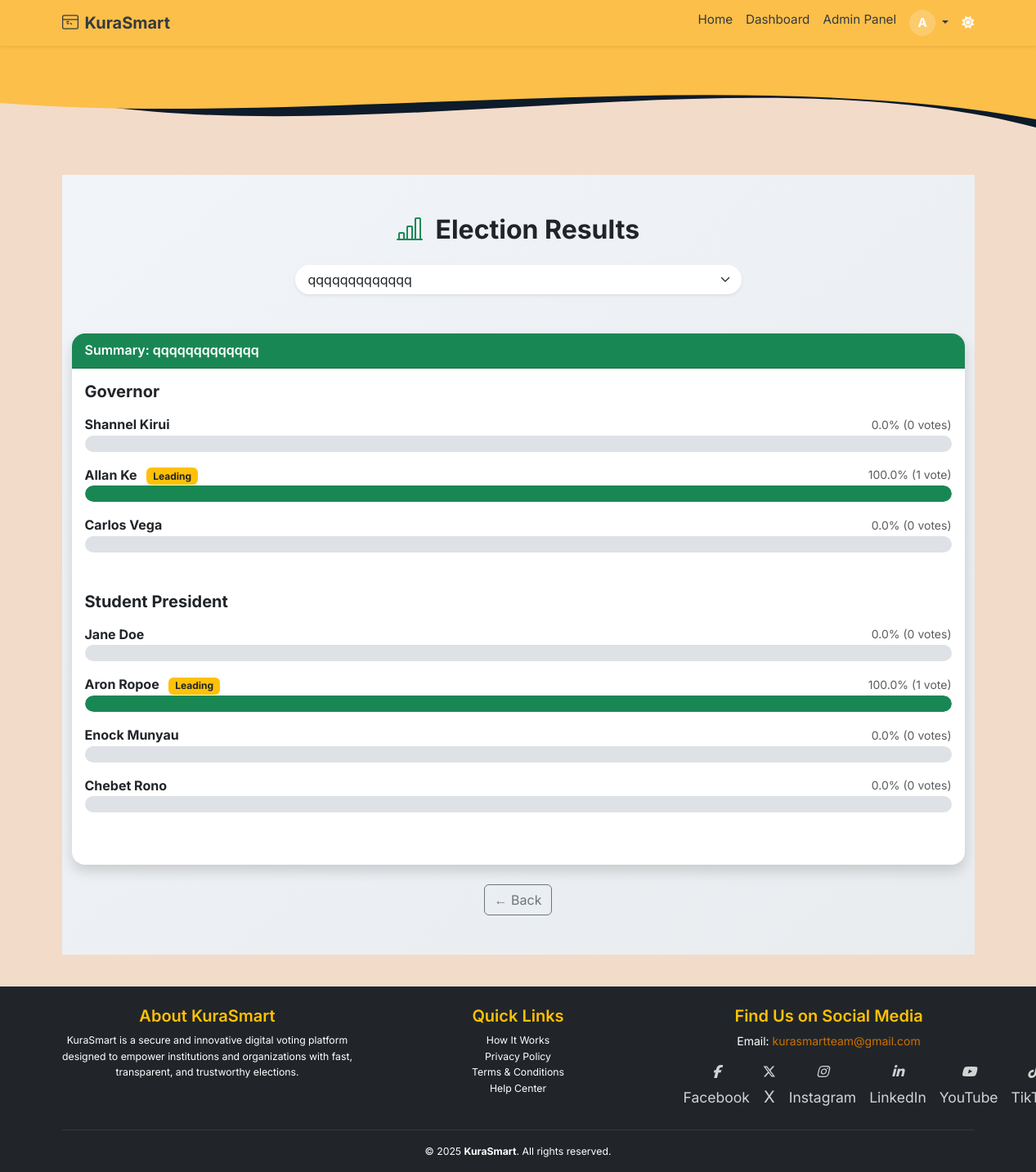
The app's page /admin/election-results (signed in) with its own data.
### app/models.py (models this page shows, shortened)
class User(db.Model, UserMixin):
    __tablename__ = 'users'
    id = db.Column(db.Integer, primary_key=True)
    email = db.Column(db.String(120), unique=True, nullable=False, index=True)
    full_name = db.Column(db.String(120), nullable=False)
    username = db.Column(db.String(80), unique=True, nullable=True)
    id_number = db.Column(db.String(20), unique=True, nullable=True)
    password_hash = db.Column(db.String(128), nullable=False)
    voting_type = db.Column(db.String(10), nullable=False, default="informal")
    national_id = db.Column(db.String(20), unique=True, nullable=True)
    dob = db.Column(db.Date, nullable=True)
    gender = db.Column(db.String(10), nullable=True)
    county = db.Column(db.String(100), nullable=True)
    sub_county = db.Column(db.String(100), nullable=True)
    division = db.Column(db.String(100), nullable=True)
    location = db.Column(db.String(100), nullable=True)
    sub_location = db.Column(db.String(100), nullable=True)
    profile_image = db.Column(db.String(255), nullable=True, default='profile_images/default-profile.png')
    is_verified = db.Column(db.Boolean, default=False, index=True)
    is_superadmin = db.Column(db.Boolean, default=False)
    role = db.Column(db.Enum(UserRole), default=UserRole.voter, nullable=False, index=True)
    created_at = db.Column(db.DateTime, default=datetime.utcnow)
    candidates = db.relationship('Candidate', back_populates='user', lazy='dynamic')
    verification_requests = db.relationship('VerificationRequest', back_populates='user', lazy='dynamic')
    votes = db.relationship('Vote', back_populates='voter', lazy='dynamic')

class Election(db.Model):
    __tablename__ = 'election'
    id = db.Column(db.Integer, primary_key=True)
    title = db.Column(db.String(255), nullable=False)
    description = db.Column(db.Text)
    start_date = db.Column(db.DateTime(timezone=True), nullable=False)
    end_date = db.Column(db.DateTime(timezone=True), nullable=False)
    is_active = db.Column(db.Boolean, default=True)
    status = db.Column(db.Enum(ElectionStatusEnum), nullable=False, default=ElectionStatusEnum.INACTIVE)
    created_at = db.Column(db.DateTime(timezone=True), default=lambda: datetime.now(ZoneInfo("UTC")))
    updated_at = db.Column(db.DateTime(timezone=True), onupdate=lambda: datetime.now(ZoneInfo("UTC")))
    deactivated_by = db.Column(db.Integer, db.ForeignKey('users.id'))
    candidates = db.relationship('Candidate', back_populates='election', lazy='select')
    positions = db.relationship('Position', back_populates='election', lazy='select', cascade="all, delete-orphan")
    votes = db.relationship('Vote', back_populates='election', lazy='select')

class Position(db.Model):
    __tablename__ = 'position'
    id = db.Column(db.Integer, primary_key=True)
    election_id = db.Column(db.Integer, db.ForeignKey('election.id', ondelete='CASCADE'), nullable=False)
    name = db.Column(db.String(100), nullable=False)
    created_at = db.Column(db.DateTime(timezone=True), default=datetime.utcnow, nullable=False)
    election = db.relationship('Election', back_populates='positions')
    candidates = db.relationship('Candidate', back_populates='position_rel', lazy='selectin', cascade="all, delete-orphan")
    votes = db.relationship('Vote', back_populates='position', lazy='dynamic', cascade="all, delete-orphan")

class Candidate(db.Model):
    __tablename__ = 'candidate'
    id = db.Column(db.Integer, primary_key=True)
    user_id = db.Column(db.Integer, db.ForeignKey('users.id'), nullable=False)
    election_id = db.Column(db.Integer, db.ForeignKey('election.id'), nullable=False)
    position_id = db.Column(db.Integer, db.ForeignKey('position.id'), nullable=False)
    full_name = db.Column(db.String(100), nullable=False)
    profile_photo = db.Column(db.String(255))
    party_name = db.Column(db.String(100))
    position = db.Column(db.String(100), nullable=True)
    description = db.Column(db.Text)
    manifesto = db.Column(db.Text)
    approved = db.Column(db.Boolean, default=False)
    created_at = db.Column(db.DateTime, default=datetime.utcnow)
    user = db.relationship('User', back_populates='candidates')
    election = db.relationship('Election', back_populates='candidates')
    position_rel = db.relationship('Position', back_populates='candidates')
    votes = db.relationship('Vote', back_populates='candidate', lazy='dynamic')

### app/routes/web_auth.py (the view)
@admin_web_bp.route('/election-results')
@login_required
def election_results():
    try:
        elections = Election.query.order_by(Election.title).all()
        if not elections:
            flash("No elections available.", "warning")
            return redirect(url_for("admin_web.manage_elections"))
        election_id = request.args.get("election_id", type=int)
        selected = (
            Election.query.options(
                joinedload(Election.positions).joinedload(Position.candidates)
            )
            .filter_by(id=election_id)
            .first() if election_id else elections[0]
        )
        if not selected:
            flash("Selected election not found.", "danger")
            return redirect(url_for("admin_web.election_results"))
        votes = Vote.query.filter_by(election_id=selected.id).all()
        vote_counts = defaultdict(int)
        for vote in votes:
            vote_counts[vote.candidate_id] += 1
        for position in selected.positions:
            for candidate in position.candidates:
                candidate._vote_count = vote_counts.get(candidate.id, 0)
                candidate.vote_count = lambda c=candidate: c._vote_count  # Bind vote_count method
            position.total_votes = lambda pos=position: sum(c._vote_count for c in pos.candidates)
            position.leading_candidate = lambda pos=position: max(pos.candidates, key=lambda c: c._vote_count, default=None)
        return render_template(
            'admin/election_results.html',
            elections=elections,
            selected_election=selected
        )
    except Exception as e:
        flash(f"Error fetching election results: {e}", "danger")
        return redirect(url_for("admin_web.manage_elections"))

### app/templates/admin/election_results.html (shortened to what this page needs)
{% extends "base.html" %}
{% block content %}
<div class="admin-dashboard-background py-5">
  <div class="container" data-aos="fade-up">
    <h2 class="mb-4 fw-bold text-center">
      <i class="bi bi-bar-chart-line me-2 text-success"></i> Election Results
    </h2>
    <form method="GET" class="mb-5 text-center" data-aos="zoom-in">
      <div class="input-group w-50 mx-auto shadow-sm rounded-pill overflow-hidden">
        <select class="form-select border-0 ps-3" name="election_id" onchange="this.form.submit()" required>
          {% for election in elections %}
            <option value="{{ election.id }}" {% if election.id == selected_election.id %}selected{% endif %}>
              {{ election.title }}
            </option>
          {% endfor %}
        </select>
      </div>
    </form>
    {% if selected_election %}
    <div class="card shadow border-0 rounded-4 mb-4" data-aos="fade-up" data-aos-delay="100">
      <div class="card-header bg-success text-white fw-semibold rounded-top-4">
        Summary: {{ selected_election.title }}
      </div>
      <div class="card-body">
        {% if not selected_election.positions %}
          <p class="text-center text-muted">No positions or candidates found for this election.</p>
        {% else %}
          {% for position in selected_election.positions %}
            <div class="mb-5" data-aos="fade-up" data-aos-delay="{{ loop.index * 100 }}">
              <h5 class="mb-3 fw-bold">{{ position.name }}</h5>
              {% set total_votes = position.total_votes() %}
              {% set leading_candidate = position.leading_candidate() %}
              {% if position.candidates %}
                {% for candidate in position.candidates %}
                  {% set count = candidate.vote_count() %}
                  {% set percent = (count / total_votes * 100) if total_votes else 0 %}
                  <div class="mb-3">
                    <div class="d-flex justify-content-between align-items-center">
                      <strong class="text-dark">
                        {{ candidate.full_name }}
                        {% if leading_candidate and candidate.id == leading_candidate.id and total_votes > 0 %}
                          <span class="badge bg-warning text-dark ms-2">Leading</span>
                        {% endif %}
                      </strong>
                      <span class="text-muted small">
                        {{ percent | round(1) }}% ({{ count }} vote{{ 's' if count != 1 else '' }})
                      </span>
                    </div>
                    <div class="progress">
                      <div class="progress-bar
                          {% if candidate.id == leading_candidate.id and total_votes > 0 %}
                            bg-success
                          {% else %}
                            bg-secondary
                          {% endif %}"
                        role="progressbar"
                        style="width: {{ percent | round(1) }}%"
                        aria-valuenow="{{ percent | round(1) }}" aria-valuemin="0" aria-valuemax="100">
                      </div>
                    </div>
                  </div>
                {% endfor %}
              {% else %}
                <p class="text-muted">No candidates for this position.</p>
              {% endif %}
            </div>
          {% endfor %}
        {% endif %}
      </div>
    </div>
    {% endif %}
    <div class="text-center mt-4">
      <a href="{{ request.referrer or url_for('dashboard.dashboard_home') }}" class="btn btn-outline-secondary">
        ← Back
      </a>
    </div>
  </div>
</div>
{% endblock %}

### app/templates/base.html (shortened to what this page needs)
<!DOCTYPE html>
<html lang="en" data-bs-theme="auto">
<head>
  <link rel="stylesheet" href="https://cdn.jsdelivr.net/npm/bootstrap@5.3.3/dist/css/bootstrap.min.css">
  <link rel="stylesheet" href="https://cdnjs.cloudflare.com/ajax/libs/font-awesome/6.5.0/css/all.min.css"/>
  <link rel="stylesheet" href="https://cdn.jsdelivr.net/npm/aos@2.3.4/dist/aos.css">
  <link rel="stylesheet" href="https://cdn.jsdelivr.net/npm/bootstrap-icons@1.10.5/font/bootstrap-icons.css">
  <link rel="stylesheet" href="{{ url_for('static', filename='styles.css') }}">
</head>
<body class="text-dark d-flex flex-column min-vh-100">
  <nav class="navbar navbar-expand-lg sticky-top shadow-sm" style="background-color: #fcbf49;">
    <div class="container">
      <a class="navbar-brand fw-bold d-flex align-items-center gap-2" href="{{ url_for('main.index') }}">
        KuraSmart
      </a>
      <div class="collapse navbar-collapse" id="navCollapse">
        <ul class="navbar-nav ms-auto mb-2 mb-lg-0">
          <li class="nav-item">
            <a class="nav-link {% if request.endpoint == 'main.index' %}active{% endif %}" href="{{ url_for('main.index') }}">Home</a>
          </li>
          {% if current_user.is_authenticated %}
            <li class="nav-item">
              <a class="nav-link {% if request.endpoint in ['admin_web.dashboard'] %}active{% endif %}" href="{{ url_for('admin_web.dashboard') }}">
                Dashboard
              </a>
            </li>
            {% if current_user.is_super_admin or current_user.role == 'admin' %}
              <li class="nav-item">
                <a class="nav-link {% if request.endpoint == 'admin_web.dashboard' %}active{% endif %}" href="{{ url_for('admin_web.dashboard') }}">
                  Admin Panel
                </a>
              </li>
            {% endif %}
            <li class="nav-item dropdown">
              <a class="nav-link dropdown-toggle" href="#" id="userMenu" role="button" data-bs-toggle="dropdown" aria-expanded="false">
                <div class="nav-profile-wrapper">
                  <div class="profile-initial bg10">
                    {{ current_user.full_name[0]|upper }}
                  </div>
                </div>
              </a>
            </li>
          {% endif %}
        </ul>
        <span id="theme-toggle" class="text-light ms-2" title="Toggle theme" style="cursor: pointer;">
          <i class="fas fa-moon"></i>
        </span>
      </div>
    </div>
  </nav>
  <div class="position-relative">
    <svg viewBox="0 0 500 150" preserveAspectRatio="none" class="w-100" style="height: 150px; display: block;">
      <path d="M0,50 C150,150 350,0 500,100 L500,0 L0,0 Z" style="fill: #0d1b2a;"></path>
      <path d="M0,70 C150,100 350,20 500,90 L500,0 L0,0 Z" style="fill: #fcbf49;"></path>
    </svg>
  </div>
  <main class="container py-2 flex-grow-1">
    {% block content %}{% endblock %}
  </main>
  <footer class="bg-dark text-white pt-4 pb-3 border-top shadow-sm">
  <div class="container">
    <div class="row g-4">
      <div class="col-md-4">
        <h5 class="text-warning">About KuraSmart</h5>
        <p class="small">
          KuraSmart is a secure and innovative digital voting platform designed to empower institutions and organizations with fast, transparent, and trustworthy elections.
        </p>
      </div>
      <div class="col-md-4">
        <h5 class="text-warning">Quick Links</h5>
        <ul class="list-unstyled small">
          <li><a href="#" data-bs-toggle="modal" data-bs-target="#howItWorksModal">How It Works</a></li>
          <li><a href="#" data-bs-toggle="modal" data-bs-target="#privacyModal">Privacy Policy</a></li>
          <li><a href="#" data-bs-toggle="modal" data-bs-target="#termsModal">Terms & Conditions</a></li>
          <li><a href="#" data-bs-toggle="modal" data-bs-target="#helpCenterModal">Help Center</a></li>
        </ul>
      </div>
      <div class="col-md-4">
        <h5 class="text-warning">Find Us on Social Media</h5>
        <p style="font-size: 14px; margin-bottom: 8px;">
          Email: <a href="mailto:support@kurasmart.com" style="color:#cc7000; text-decoration: none;">kurasmartteam@gmail.com</a>
        </p>
        <div class="social-icons d-flex gap-3" style="position: relative; left: 0px;">
          <a href="https://www.facebook.com/home.php" title="Facebook"><i class="fab fa-facebook-f fs-6" style="font-style: italic;"></i><span class="small">Facebook</span></a>
          <a href="https://x.com/?lang=en" title="Twitter"><i class="fa-brands fa-x-twitter fs-6"></i>X</a>
          <a href="https://www.instagram.com/#reactivated" title="Instagram"><i class="fab fa-instagram fs-6" style="font-style: italic;"></i><span class="small">Instagram</span></a>
          <a href="https://www.linkedin.com" title="LinkedIn"><i class="fab fa-linkedin-in fs-6" style="font-style: italic;"></i><span class="small">LinkedIn</span></a>
          <a href="https://www.youtube.com" title="YouTube"><i class="fab fa-youtube fs-6" style="font-style: italic;"></i><span class="small">YouTube</span></a>
          <a href="https://www.tiktok.com" title="TikTok"><i class="fab fa-tiktok fs-6" style="font-style: italic;"></i> <span class="small">TikTok</span></a>
        </div>
      </div>
    </div>
    <hr class="border-secondary mt-4">
    <div class="text-center small">
      &copy; 2025 <strong>KuraSmart</strong>. All rights reserved.
    </div>
  </div>
</footer>
</body>
</html>

### records on screen
User: full_name "A"
Election: title "qqqqqqqqqqqqq"
Position: name "Governor"
Candidate: full_name "Shannel Kirui", percent "0.0", approved "0", value "s"
Candidate: full_name "Allan Ke", shows "Leading", percent "100.0", count "1"
Candidate: full_name "Carlos Vega", percent "0.0", approved "0", value "s"
Position: name "Student President"
Candidate: full_name "Jane Doe", percent "0.0", approved "0", value "s"
Candidate: full_name "Aron Ropoe", shows "Leading", percent "100.0", election "1"
Candidate: full_name "Enock Munyau", percent "0.0", approved "0", value "s"
Candidate: full_name "Chebet Rono", percent "0.0", approved "0", value "s"

### other values on screen
form field election_id "qqqqqqqqqqqqq"
